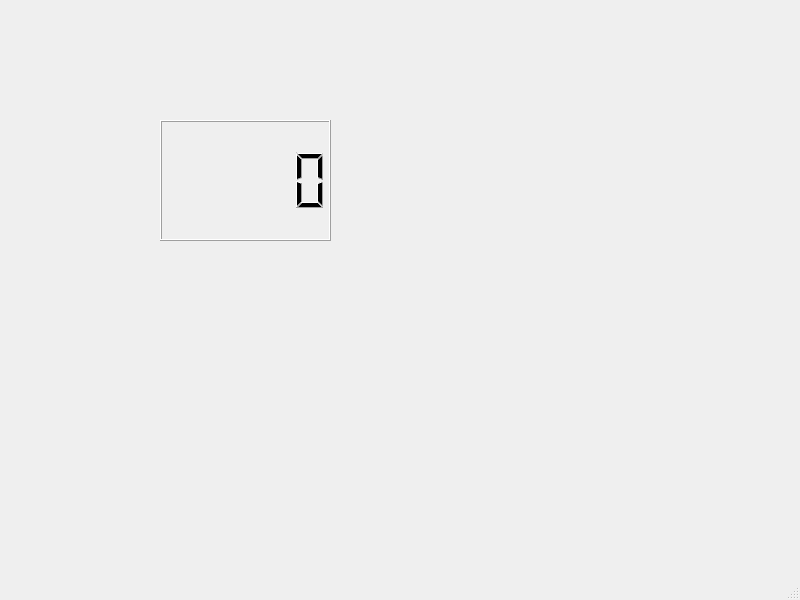
<?xml version="1.0" encoding="UTF-8"?>
<ui version="4.0">
 <class>MainWindow</class>
 <widget class="QMainWindow" name="MainWindow">
  <property name="geometry">
   <rect>
    <x>0</x>
    <y>0</y>
    <width>800</width>
    <height>600</height>
   </rect>
  </property>
  <property name="windowTitle">
   <string>MainWindow</string>
  </property>
  <widget class="QWidget" name="centralwidget">
   <widget class="QLCDNumber" name="lcdNumber">
    <property name="geometry">
     <rect>
      <x>160</x>
      <y>120</y>
      <width>171</width>
      <height>121</height>
     </rect>
    </property>
   </widget>
  </widget>
  <widget class="QMenuBar" name="menubar">
   <property name="geometry">
    <rect>
     <x>0</x>
     <y>0</y>
     <width>800</width>
     <height>22</height>
    </rect>
   </property>
  </widget>
  <widget class="QStatusBar" name="statusbar"/>
 </widget>
 <resources/>
 <connections/>
</ui>
